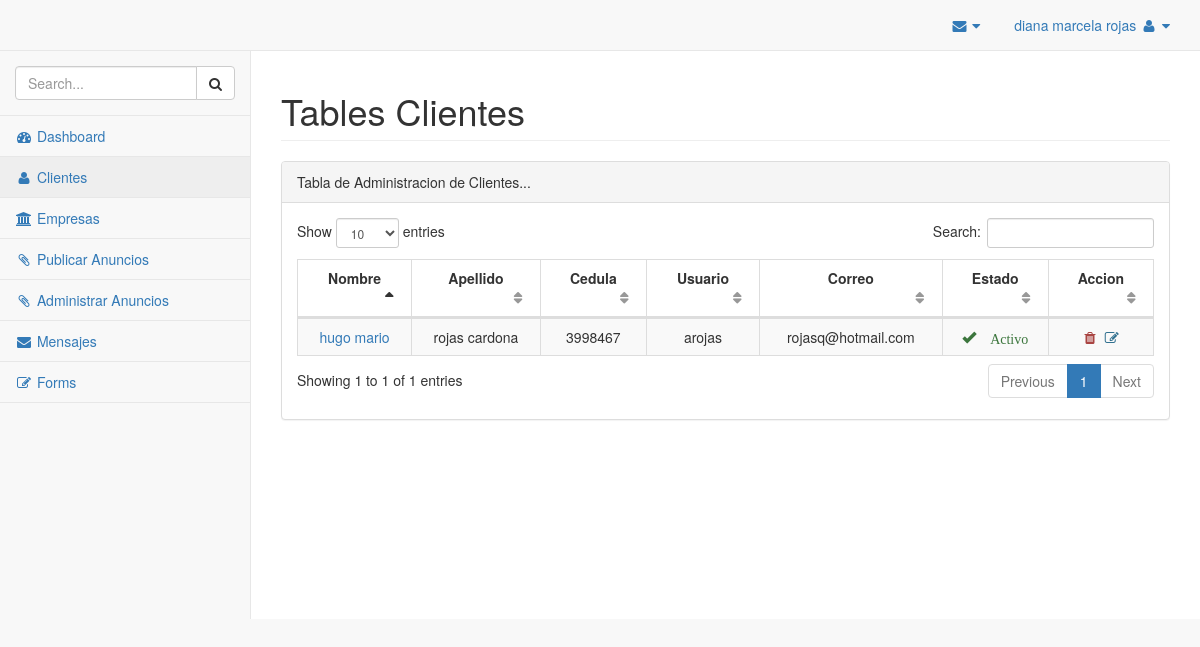
Screenshot of /admin/clientes.php (signed in) with the database file from the repository.
### tables this page shows
CREATE TABLE `user` (
  `user_id` int(11) NOT NULL,
  `user_nombre` varchar(70) NOT NULL,
  `user_apellido` varchar(70) NOT NULL,
  `user_cedula` varchar(15) NOT NULL,
  `user_correo` varchar(100) NOT NULL,
  `user_usuario` varchar(30) NOT NULL,
  `user_telefono` varchar(10) NOT NULL,
  `password` varchar(1200) NOT NULL,
  `user_entidad` set('empresa','cliente','pendiente','') NOT NULL DEFAULT 'pendiente',
  `user_createat` date NOT NULL,
  `user_active` tinyint(1) NOT NULL,
  `user_role` set('ROLE_USER','ROLE_ADMIN','ROLE_SUADMIN','') NOT NULL DEFAULT 'ROLE_USER',
  `user_ip` varchar(20) DEFAULT NULL
);

### admin/clientes.php (the view, shortened to what this page needs)
<?php
if(!isset($_SESSION["session_username"])) {
    header("location:../");
} else {
?>
<!DOCTYPE html>
<html lang="en">
<head>
    <link href="./vendor/bootstrap/css/bootstrap.min.css" rel="stylesheet">
    <link href="./vendor/metisMenu/metisMenu.min.css" rel="stylesheet">
    <link href="./vendor/datatables-plugins/dataTables.bootstrap.css" rel="stylesheet">
    <link href="./vendor/datatables-responsive/dataTables.responsive.css" rel="stylesheet">
    <link href="./dist/css/sb-admin-2.css" rel="stylesheet">
    <link href="./vendor/font-awesome/css/font-awesome.min.css" rel="stylesheet" type="text/css">
</head>
<body>
    <div id="wrapper">
        <nav class="navbar navbar-default navbar-static-top" role="navigation" style="margin-bottom: 0">
            <div class="navbar-header">
                <a class="navbar-brand" href="index.html">
                <?php if ($_SESSION['user_suadmin'] == "ROLE_SUADMIN"){
                    echo "SUPER ADMINISTRADOR";
                };?></a>
            </div>
            <ul class="nav navbar-top-links navbar-right">
                <li class="dropdown">
                    <a class="dropdown-toggle" data-toggle="dropdown" href="#">
                        <i class="fa fa-envelope fa-fw"></i> <i class="fa fa-caret-down"></i>
                    </a>
                </li>
                 <li class="dropdown">
                    <a class="dropdown-toggle" data-toggle="dropdown" href="#">
                        <?php echo $_SESSION['session_username'];?> <i class="fa fa-user fa-fw"></i> <i class="fa fa-caret-down"></i>
                    </a>
                </li>
            </ul>
            <div class="navbar-default sidebar" role="navigation">
                <div class="sidebar-nav navbar-collapse">
                    <ul class="nav" id="side-menu">
                        <li class="sidebar-search">
                            <div class="input-group custom-search-form">
                                <input type="text" class="form-control" placeholder="Search...">
                                <span class="input-group-btn">
                                <button class="btn btn-default" type="button">
                                    <i class="fa fa-search"></i>
                                </button>
                            </span>
                            </div>
                        </li>
                        <li>
                            <a href="./"><i class="fa fa-dashboard fa-fw"></i> Dashboard</a>
                        </li>
                        <li>
                            <a href="clientes.php"><i class="fa fa-user fa-fw"></i> Clientes</a>
                        </li>
                        <li>
                            <a href="empresa.php"><i class="fa fa-university fa-fw"></i> Empresas</a>
                        </li>
                        <li>
                            <a href="banner.php"><i class="fa fa-paperclip fa-fw"></i> Publicar Anuncios</a>
                        </li>
                        <li>
                            <a href="adminbanner.php"><i class="fa fa-paperclip fa-fw"></i> Administrar Anuncios</a>
                        </li>
                        <li>
                            <a href="message.php"><i class="fa fa-envelope fa-fw"></i> Mensajes</a>
                        </li>
                        <li>
                            <a href="forms.php"><i class="fa fa-edit fa-fw"></i> Forms</a>
                        </li>
                    </ul>
                </div>
            </div>
        </nav>
        <div id="page-wrapper">
            <div class="row">
                <div class="col-lg-12">
                    <h1 class="page-header">Tables Clientes</h1>
                </div>
            </div>
            <div class="row">
                <div class="col-lg-12">
                    <div class="panel panel-default">
                        <div class="panel-heading">
                            Tabla de Administracion de Clientes...
                        </div>
                        <div class="panel-body">
                            <table width="100%" class="table table-striped table-bordered table-hover" id="dataTables-example">
                                <thead>
                                    <tr>
                                        <th><center>Nombre</center></th>
                                        <th><center>Apellido</center></th>
                                        <th><center>Cedula</center></th>
                                        <th><center>Usuario</center></th>
                                        <th><center>Correo</center></th>
                                        <th><center>Estado</center></th>
                                        <th><center>Accion</center></th>
                                    </tr>
                                </thead>
                                <tbody>
                          <?php
                            require '../logica/database.php';
                            $user ="ROLE_USER";
                            $cliente = "cliente";
                            $clientes = "SELECT * FROM `user` WHERE `user_role` = '$user' AND user_entidad = '$cliente' ";
                            $re=mysqli_query($conexion, $clientes) or die (mysql_error());
                            while ($row=mysqli_fetch_array($re)){ ?>
                                    <tr >
                                        <td><center><a href="viewcliente.php?view=<?php echo $row['user_id'];?>"><?php echo $row['user_nombre'];?></a></center></td>
                                        <td><center><?php echo $row['user_apellido'];?></center></td>
                                        <td><center><?php echo $row['user_cedula'];?></center></td>
                                        <td><center><?php echo $row['user_usuario'];?></center></td>
                                        <td><center><?php echo $row['user_correo'];?></center></td>
                                        <td><center>
                                        <?php if ($row['user_active'] == 1){
                                                 echo '<span class="glyphicon glyphicon-ok text-success"> Activo</span>';
                                                } elseif ($row['user_active'] == 0){
                                                 echo '<span class="glyphicon glyphicon-time text-danger"> Pendiente</span>';
                                                };?>
                                        </center></td>
                                        <td><center> <a href="../logica/deleteCliente.php?delete=<?php echo $row['user_id'];?>"><span class="text-danger"> <i class="fa fa-trash fa-fw"></i> </span> </a>
                                                    <a href="editClientes.php?view=<?php echo $row['user_id'];?>"><span class="text-info"> <i class="fa fa-edit fa-fw"></i> </span> </a>
                                        </center></td>
                                    </tr>
                             <?php } ?>
                                </tbody>
                            </table>
                        </div>
                    </div>
                </div>
            </div>
        </div>
    </div>
</body>
</html>
<?php
}
?>

### rows the page displays
user: user_nombre "hugo mario", user_apellido "rojas cardona", user_cedula "3998467", user_usuario "arojas", user_correo "rojasq@hotmail.com", user_active "Activo"

### other values shown
$_SESSION['session_username'] "diana marcela rojas"
